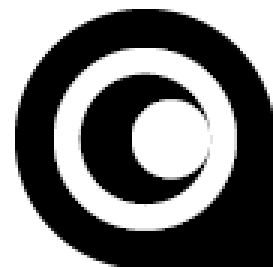
#> input picture InterfacageNumerique/TP/bloc_VI/2027/codes/_data_marker/mire_rep_V2_1.png, 91 x 89 px, found by its file name (shown 3 times larger)
$ python camera_flux_lensepy_marker.py
#> lines starting #> are read from the running program, lines starting #| are printed output that depends on the picture
### InterfacageNumerique/TP/bloc_VI/2027/codes/_libs/camera_lib.py

import cv2
import numpy as np
from pypylon import pylon
from lensepy_app.modules.camera.basler.basler_models import init_first_camera

COLOR_MODE = "BayerRG8"  # "BayerRG8" / "Mono12"
EXPOSURE_TIME = 3000       # integer in us

def init_camera(expo=EXPOSURE_TIME, color_mode=COLOR_MODE):
    # --- Find camera
    camera = init_first_camera('./config/camera_vi.ini')
    if camera is None:
        cv2.destroyAllWindows()
        return
    # --- Camera parameters
    camera.set_parameter('PixelFormat', color_mode)
    camera.set_parameter('ExposureTime', expo)
    # --- Start acquisition
    camera.open()
    camera.camera_acquiring = True

    return camera

# [8 lines left out: function convert_image, not called in this run]

### InterfacageNumerique/TP/bloc_VI/2027/codes/_step_by_step_S6/seance2/camera_flux_lensepy_marker.py
"""camera_flux.py
Basler Camera video flux display (OpenCV)
.. moduleauthor:: Julien VILLEMEJANE <julien.villemejane@institutoptique.fr>
"""

import sys
sys.path.append("../_libs/")

from camera_lib import init_camera, convert_image, COLOR_MODE, EXPOSURE_TIME
from image_lib import display_image
import process_lib as pcv
from marker_finding import *

x0, y0, x1, y1 = 500, 200, 1200, 800
x0, y0, x1, y1 = 0, 0, 1900, 1200
xx_delta = 74
yy_delta = 74
dx1 = 11
dy1 = 11
dx2 = 21
dy2 = 21

dir_path = '../_data_marker/'
ref_path = dir_path+'mire_rep_V2_1.png'
image_ref1 = cv2.imread(ref_path, cv2.IMREAD_GRAYSCALE)
#> image_ref1 is the input picture: shape (89, 91); min 0, max 255, mean 121.3
ref_path = dir_path+'mire_rep_V2_2.png'
image_ref2 = cv2.imread(ref_path, cv2.IMREAD_GRAYSCALE)
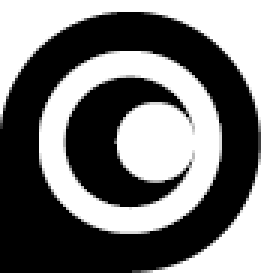
#> input picture InterfacageNumerique/TP/bloc_VI/2027/codes/_data_marker/mire_rep_V2_2.png, 90 x 91 px, found by its file name (shown 3 times larger)
#> image_ref2 is the input picture: shape (91, 90); min 0, max 255, mean 120.3
ref_path = dir_path+'mire_rep_V2_3.png'
image_ref3 = cv2.imread(ref_path, cv2.IMREAD_GRAYSCALE)
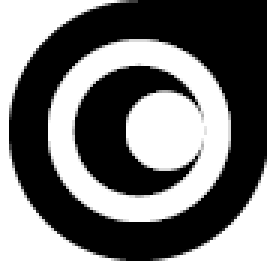
#> input picture InterfacageNumerique/TP/bloc_VI/2027/codes/_data_marker/mire_rep_V2_3.png, 89 x 90 px, found by its file name (shown 3 times larger)
#> image_ref3 is the input picture: shape (90, 89); min 0, max 255, mean 118.4


def main():
	# ---
	mode = 'z'
	rx_0, r_x1, r_x2, r_x3 = 0, 0, 0, 0
	ry_0, r_y1, r_y2, r_y3 = 0, 0, 0, 0

	camera = init_camera(expo=1000)
	print("Appuyez sur 'q' pour quitter - dans la fenêtre d'OpenCV")

	# --- Boucle d'acquisition ---
	while camera.camera_acquiring:
		# --- Get Image ---
		frame_raw = camera.get_image()
		# --- Image conversion ---
		frame8 = convert_image(frame_raw, COLOR_MODE)

		# --- ROI ---
		frame8 = frame8[y0:y1, x0:x1, :]
		frame8_gray = cv2.cvtColor(frame8, cv2.COLOR_RGB2GRAY)

		# --- Processing ---
		final_output = frame8

		# --- Marker Detection ---
		matches1 = find_all_matches_multiscale(frame8_gray, image_ref1)
		matches2 = find_all_matches_multiscale(frame8_gray, image_ref2)
		matches3 = find_all_matches_multiscale(frame8_gray, image_ref3)

		# --- Image display ---
		image_disp, scale = display_image(final_output)
		for m in matches1:
			r_x1 = m['x']
			r_y1 = m['y']
			r_x1_s = int(m['x']*scale)
			r_y1_s = int(m['y']*scale)
			cv2.circle(image_disp, (r_x1_s, r_y1_s), 5, (0, 0, 255), -1)
		for m in matches2:
			r_x2 = m['x']
			r_y2 = m['y']
			r_x2_s = int(m['x']*scale)
			r_y2_s = int(m['y']*scale)
			cv2.circle(image_disp, (r_x2_s, r_y2_s), 5, (0, 255, 255), -1)
		for m in matches3:
			r_x3 = m['x']
			r_y3 = m['y']
			r_x3_s = int(m['x']*scale)
			r_y3_s = int(m['y']*scale)
			cv2.circle(image_disp, (r_x3_s, r_y3_s), 5, (0, 255, 0), -1)
		cv2.putText(image_disp, f'Sc={scale}', (10, 15),
		cv2.FONT_HERSHEY_SIMPLEX, 0.7, (0, 255, 0), 2)

		# --- Grid ---
		scale_grid_x = (r_x2 - r_x1) / xx_delta
		scale_grid_y = (r_y3 - r_y1) / yy_delta
		x_c1 = int((r_x1 + ((dx1 + 0*dx2) * scale_grid_x))*scale)
		y_c1 = int((r_y1 + ((dy1 + 0*dy2) * scale_grid_y))*scale)
		x_c2 = int((r_x1 + ((dx1 + 1*dx2) * scale_grid_x))*scale)
		y_c2 = int((r_y1 + ((dy1 + 1*dy2) * scale_grid_y))*scale)
		x_c3 = int((r_x1 + ((dx1 + 2*dx2) * scale_grid_x))*scale)
		y_c3 = int((r_y1 + ((dy1 + 2*dy2) * scale_grid_y))*scale)
		x_c4 = int((r_x1 + ((dx1 + 3*dx2) * scale_grid_x))*scale)
		y_c4 = int((r_y1 + ((dy1 + 3*dy2) * scale_grid_y))*scale)
		cv2.circle(image_disp, (x_c1, y_c1), 10, (255, 0, 0), -1)
		cv2.rectangle(image_disp, (x_c1, y_c1), (x_c2, y_c2), (255, 0, 0), 2)
		cv2.rectangle(image_disp, (x_c1, y_c2), (x_c2, y_c3), (255, 0, 0), 2)
		cv2.rectangle(image_disp, (x_c1, y_c3), (x_c2, y_c4), (255, 0, 0), 2)

		cv2.rectangle(image_disp, (x_c2, y_c1), (x_c3, y_c2), (255, 0, 0), 2)
		cv2.rectangle(image_disp, (x_c2, y_c2), (x_c3, y_c3), (255, 0, 0), 2)
		cv2.rectangle(image_disp, (x_c2, y_c3), (x_c3, y_c4), (255, 0, 0), 2)

		cv2.rectangle(image_disp, (x_c3, y_c1), (x_c4, y_c2), (255, 0, 0), 2)
		cv2.rectangle(image_disp, (x_c3, y_c2), (x_c4, y_c3), (255, 0, 0), 2)
		cv2.rectangle(image_disp, (x_c3, y_c3), (x_c4, y_c4), (255, 0, 0), 2)

        # --- Display ---

		cv2.imshow("Flux Basler a2A1920", image_disp)

		'''
		# --- Crop zone 1 ---
        zone1 = frame8[int(y_c1/scale):int(y_c2/scale),
                int(x_c1/scale):int(x_c2/scale), :]
        cv2.imshow("Zone 1 - Grid", zone1)
        # --- Crop zone 2 ---
        zone2 = frame8[int(y_c2/scale):int(y_c3/scale),
                int(x_c1/scale):int(x_c2/scale), :]
        cv2.imshow("Zone 2 - Grid", zone2)
		'''

		# --- Mode management ---
		key = cv2.waitKey(1) & 0xFF
		if key == ord('q'):
			camera.camera_acquiring = False
			camera.close()
		elif key != 255:    # No key
			mode = key

	camera.close()
	cv2.destroyAllWindows()


if __name__ == "__main__":
    main()
#> (the call stopped at in init_camera, `camera = init_first_camera('./config/camera_vi.ini')`: lensepy_app is not available in this run)
